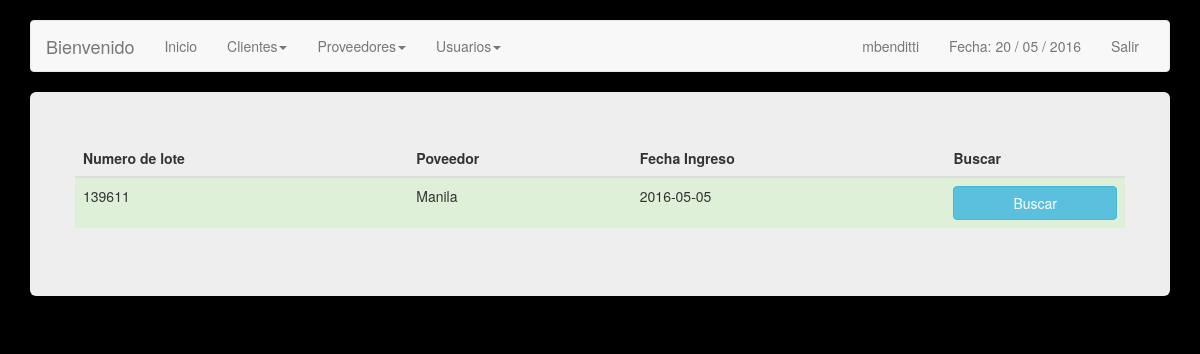
Before: /lotes.php (signed in) with the older database file.
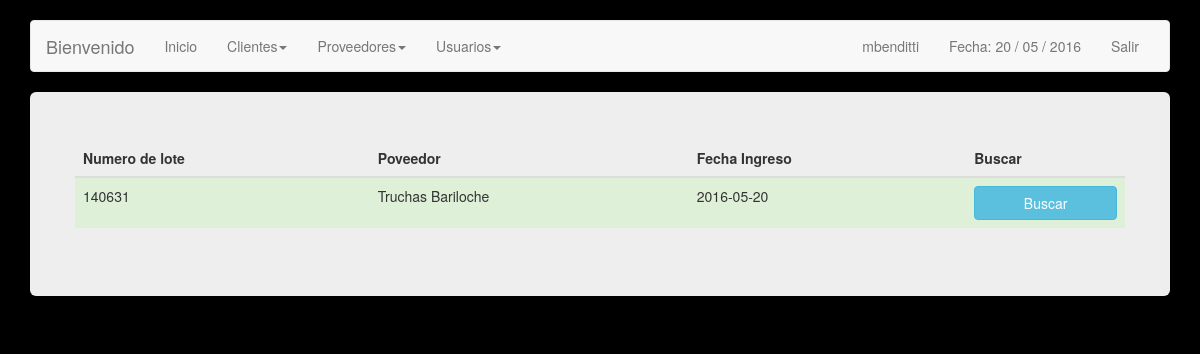
After: the same page with the newer database file.
### tables this page shows
CREATE TABLE IF NOT EXISTS `lotes` (
  `id_lote` int(11) NOT NULL,
  `proveedor` int(11) NOT NULL,
  PRIMARY KEY (`id_lote`),
  KEY `proveedor` (`proveedor`)
);

CREATE TABLE IF NOT EXISTS `proveedores` (
  `idProveedor` int(11) NOT NULL AUTO_INCREMENT,
  `nombre` varchar(50) NOT NULL,
  `direccion` varchar(50) DEFAULT NULL,
  `telefono` varchar(30) DEFAULT NULL,
  `correo` varchar(50) NOT NULL,
  PRIMARY KEY (`idProveedor`)
);

CREATE TABLE IF NOT EXISTS `ingresos` (
  `idIngreso` int(11) NOT NULL AUTO_INCREMENT,
  `idLote` int(11) NOT NULL,
  `fecha` date NOT NULL,
  `cantidad` decimal(7,2) NOT NULL,
  PRIMARY KEY (`idIngreso`),
  KEY `idLote` (`idLote`)
);

### lotes.php (the view, shortened to what this page needs)
<?php
include('config.php');
$link = mysqli_connect ($dbhost, $dbusername, $dbuserpass);
mysqli_select_db($link,$dbname) or die('No se puede seleccionar la base de datos');
$query = mysqli_query($link,"SELECT * FROM lotes JOIN proveedores ON proveedor = idProveedor JOIN ingresos ON id_lote = idLote") or die(mysql_error());
?>
<!DOCTYPE html>
<html lang="en">
  <head>
    <link href="css/bootstrap.min.css" rel="stylesheet">
  </head>
  <body>
    <br>
        <div class="container">
      <div class="navbar navbar-default" role="navigation">
        <div class="container-fluid">
          <div class="navbar-header">
            <a class="navbar-brand" href="#">Bienvenido </a>
          </div>
          <div class="navbar-collapse collapse">
            <ul class="nav navbar-nav">
              <li class=""><a href="inicio.php">Inicio</a></li>
              <li class="dropdown">
              	<a class="dropdown-toggle" data-toggle="dropdown" href="#">Clientes<span class="caret"></span></a>
              </li>
              <li class="dropdown">
              	<a class="dropdown-toggle" data-toggle="dropdown" href="#">Proveedores<span class="caret"></span></a>
              </li>
			  <?php
					if($_SESSION["permiso"] == 1) {
						?> <li class="dropdown">
              					<a class="dropdown-toggle" data-toggle="dropdown" href="#">Usuarios<span class="caret"></span></a>
              				</li><?php
					}
			  ?>
            </ul>
            <ul class="nav navbar-nav navbar-right">
               <li><a href=""> <?php echo $_SESSION["s_username"]; ?> </a></li>
              <li><a href="">Fecha:
              	<?php
              	echo date("d / m / Y");
              	?></a></li>
              <li><a href="cerrar.php">Salir</a></li>
            </ul>
          </div>
        </div>
      </div>
      <div class="jumbotron">
<div class="row">
              <table class="table table-hover">
                	<thead>
                    	<th> Numero de lote </th>
                        <th> Poveedor </th>
						<th> Fecha Ingreso </th>
						<th> Buscar </th>
                    </thead>
                    <tbody>
                    	<?php while($lotes = mysqli_fetch_array($query)){ ?>
                        <tr class="success">
                            <td> <?php echo $lotes['id_lote']; ?> </td>
                            <td> <?php echo $lotes['nombre']; ?> </td>
							<td> <?php echo $lotes['fecha']; ?> </td>
							<td>  <a href="seguimiento_lote.php?idLote=<?php echo $lotes['idLote'];?>" role="button"  class="btn btn-info btn-primary btn-block"> Buscar </a></td>
                        </tr>
                        <?php } ?>
                    </tbody>
				</table>
</div>
      </div>
    </div>
  </body>
</html>

### lotes.php (style rules this page uses)
body { background: #000; }

Changed rows visible on the page:
removed lotes: id_lote "139611", proveedor.nombre "Manila", ingresos.fecha "2016-05-05"
added lotes: id_lote "140631", proveedor.nombre "Truchas Bariloche", ingresos.fecha "2016-05-20"
